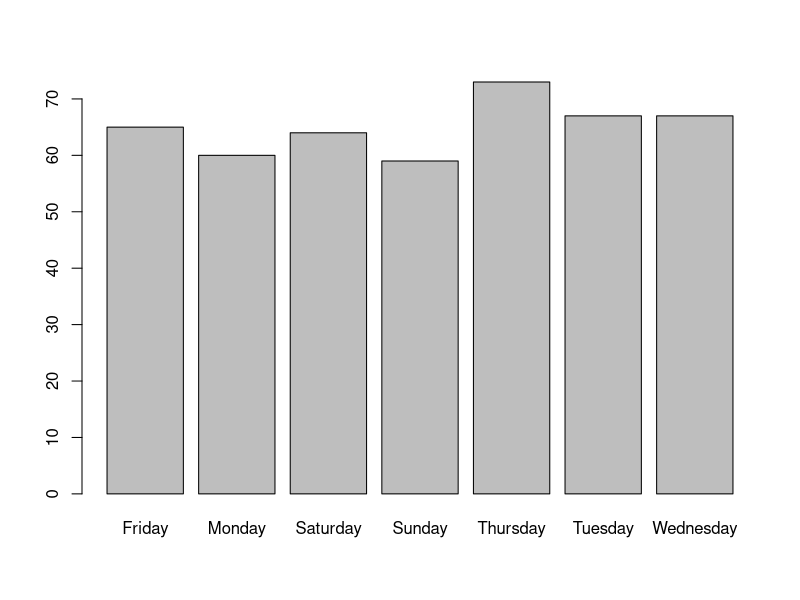
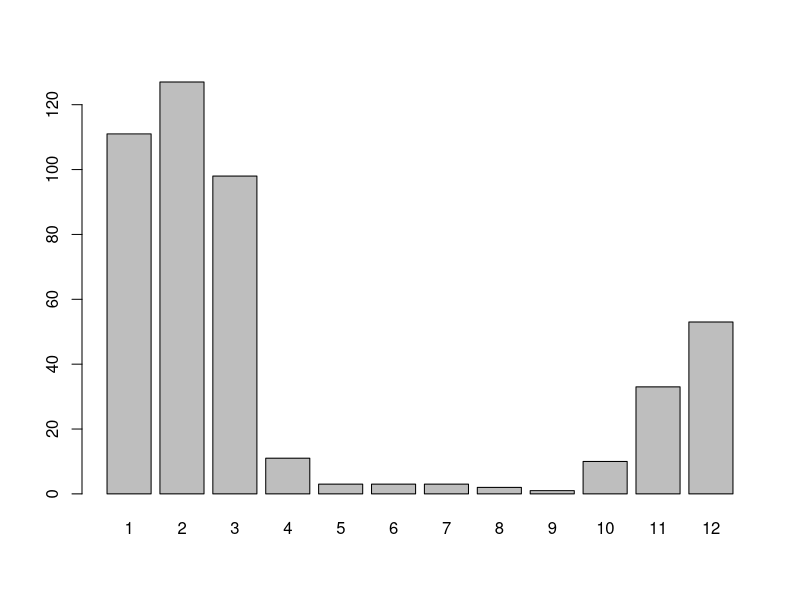
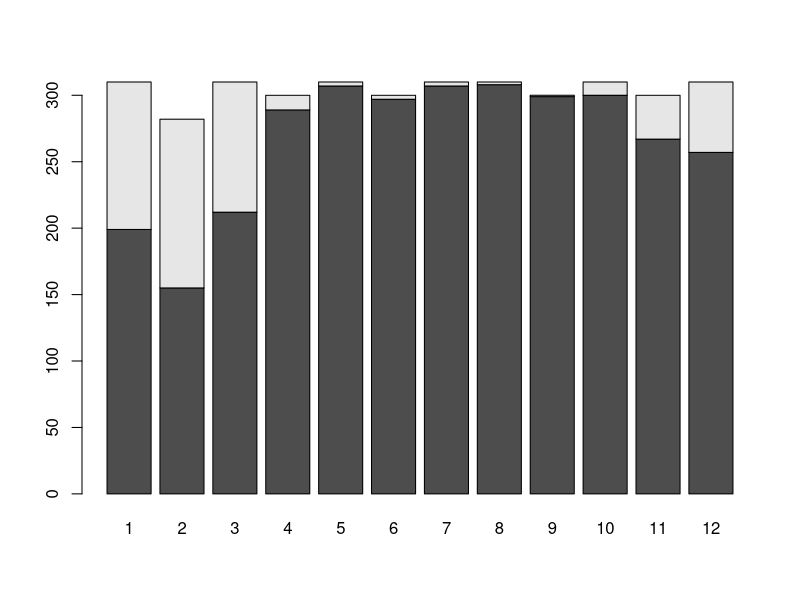
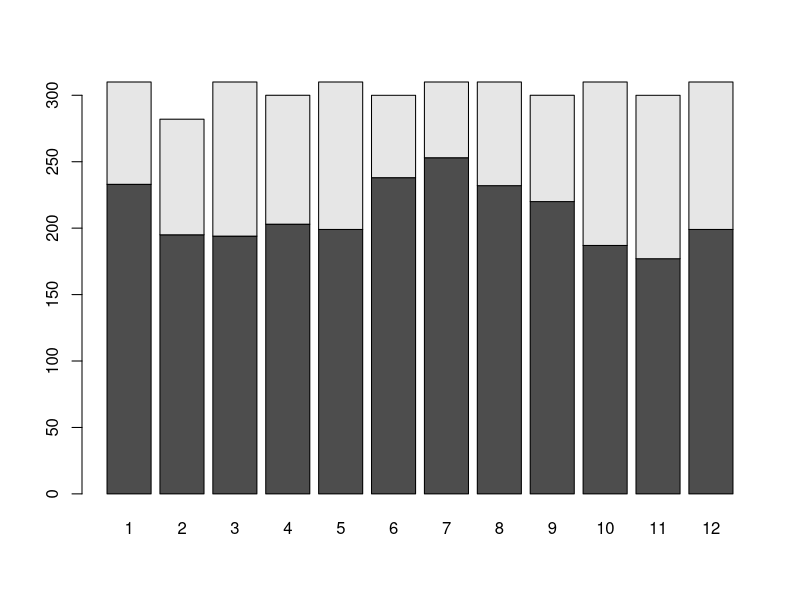
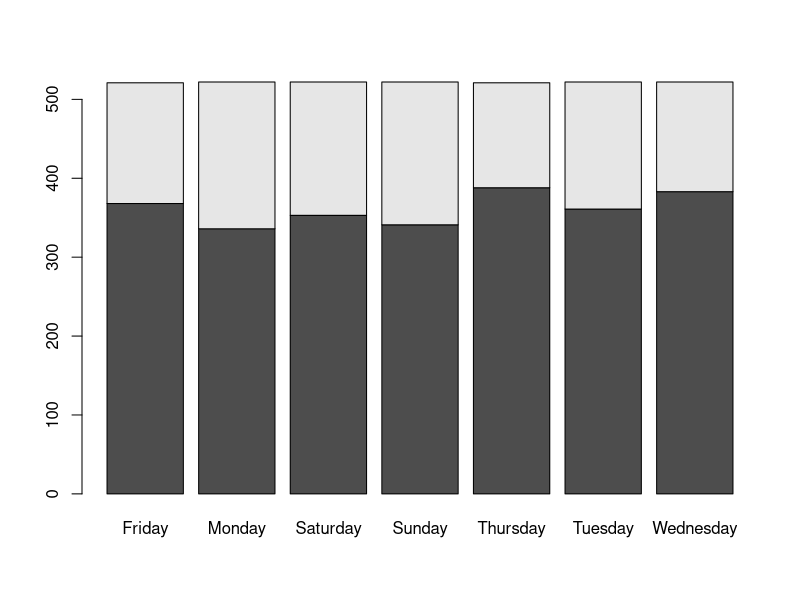
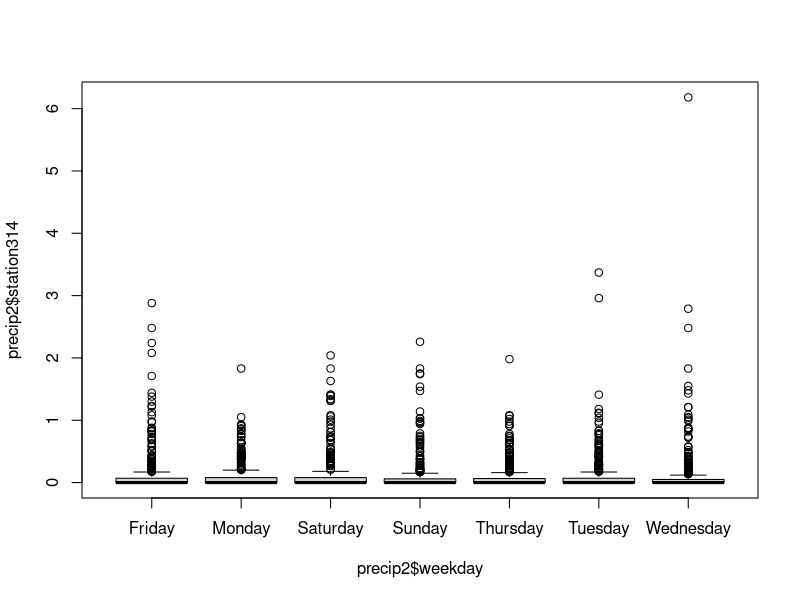
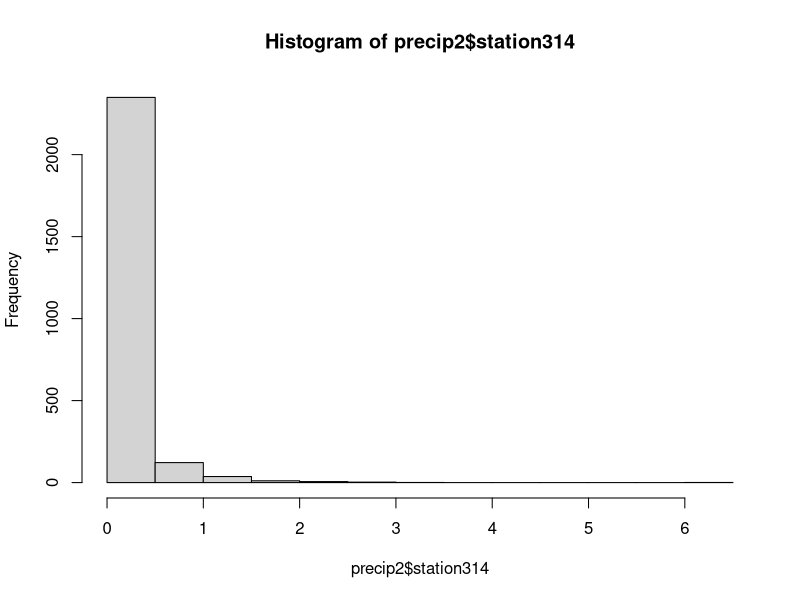
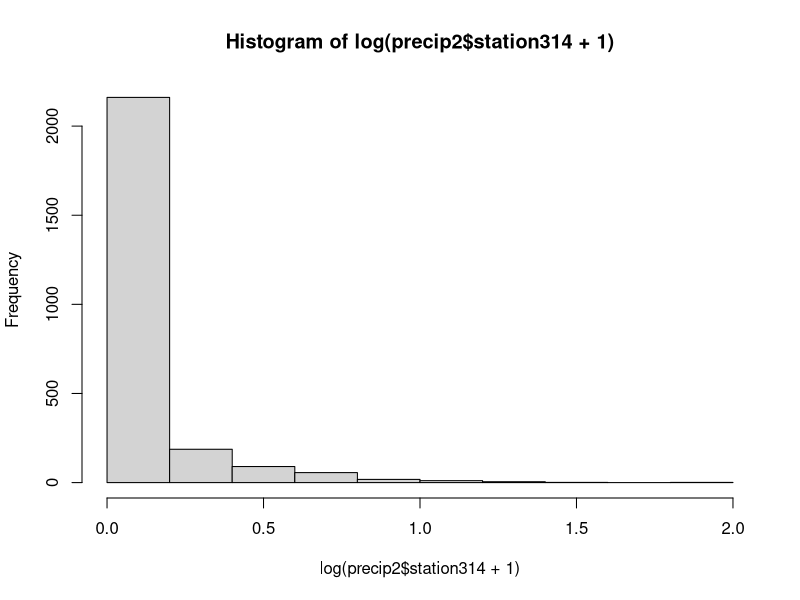

The R script that drew these images, in order:
# ===========================================================
# Example: Precipitation
# ===========================================================
precip <- read.csv('chicago_precip.csv')
names(precip)
head(precip)

# Find Mean Precipitation by Year at Station 304
tapply(precip$station304, precip$year, mean)

# How Many Missing Values Are There?
precip$station304 == -99.9
sum(precip$station304 == -99.9)
sum(precip$station314 == -99.9)

# Another Approach: Read in Data Again but Use NA for Missing Values
precip2 <- read.csv('chicago_precip.csv', na.strings = -99.9)
head(precip2)

# How Many Missing Values in Stations 304 and 314?
sum(is.na(precip2$station314))
sum(is.na(precip2$station304))

tapply(precip2$station314, precip2$year, mean, na.rm = T)

# Look Into Where Missing Values Occcur
precip.t1 <- table(precip2$weekday, is.na(precip2$station304))
precip.t1

barplot(precip.t1[, 2])

table(precip2$month, is.na(precip2$station304))

# Two Barplots of Month by Missings
barplot(table(precip2$month, is.na(precip2$station304))[, 2])
barplot(table(is.na(precip2$station304), precip2$month))

# Missings for Station 314
barplot(table(is.na(precip2$station314),precip2$month))
barplot(table(is.na(precip2$station314),precip2$weekday))

# Are Some Days Rainier Than Others?
boxplot(precip2$station314 ~ precip2$weekday)
hist(precip2$station314)
sum(precip2$station314 == 0, na.rm = T)
hist(log(precip2$station314 + 1))
boxplot(log(precip2$station314 + 1) ~ precip2$weekday)

boxplot(log(precip2$station314 + 1) ~ precip2$month)
zero.table <- table(precip2$station314 == 0, precip2$month)
prop.table(zero.table, 2) # Makes a proportion table

# Are Some Months Rainier Than Others?
tapply(precip2$station314, precip2$month, mean, na.rm = T)
tapply(precip2$station304, precip2$month, mean, na.rm = T)

# What About Annual Averages?
tapply(precip2$station304, precip2$year, mean, na.rm = T)

table(precip2$month, is.na(precip2$station304))